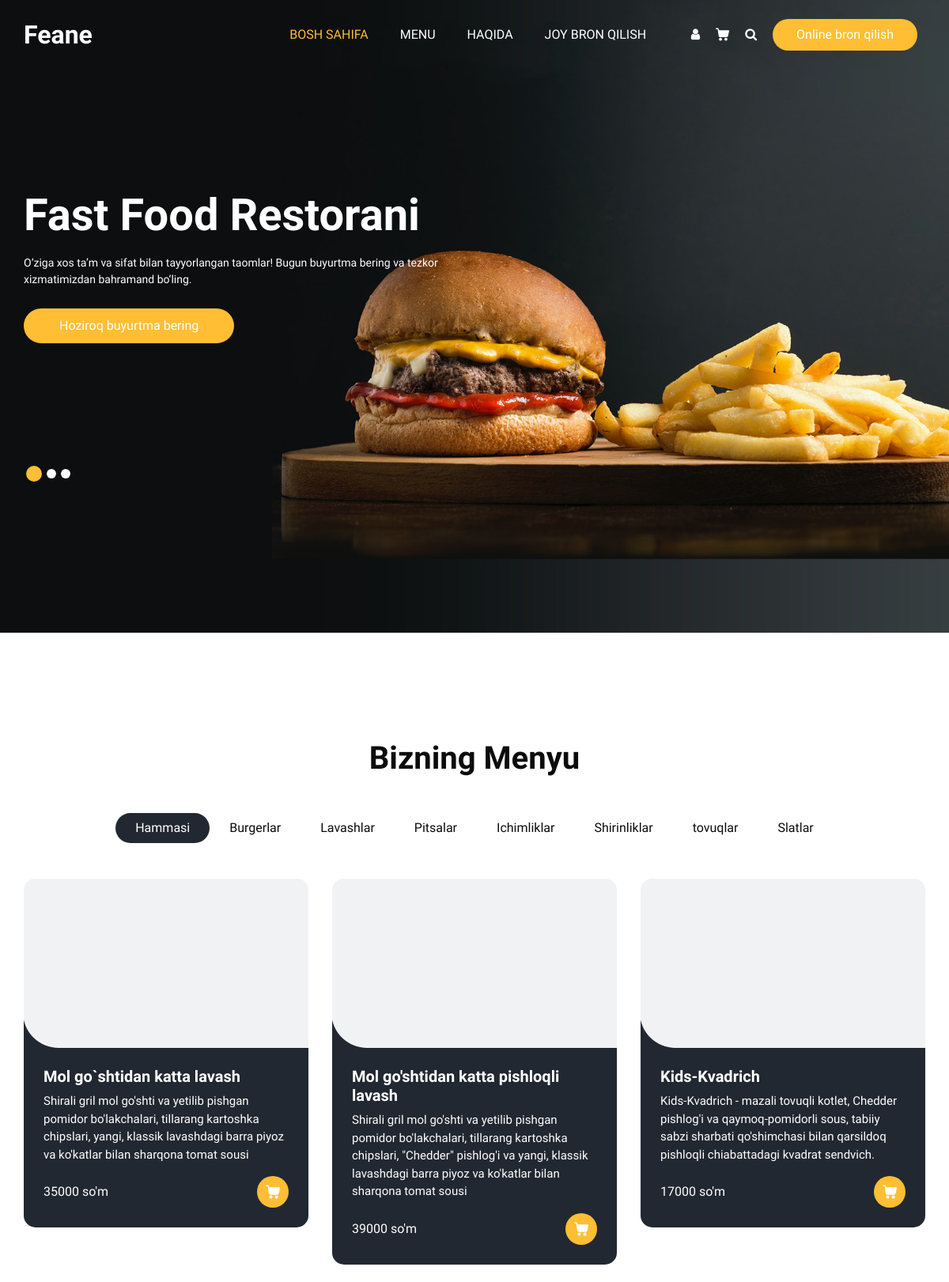
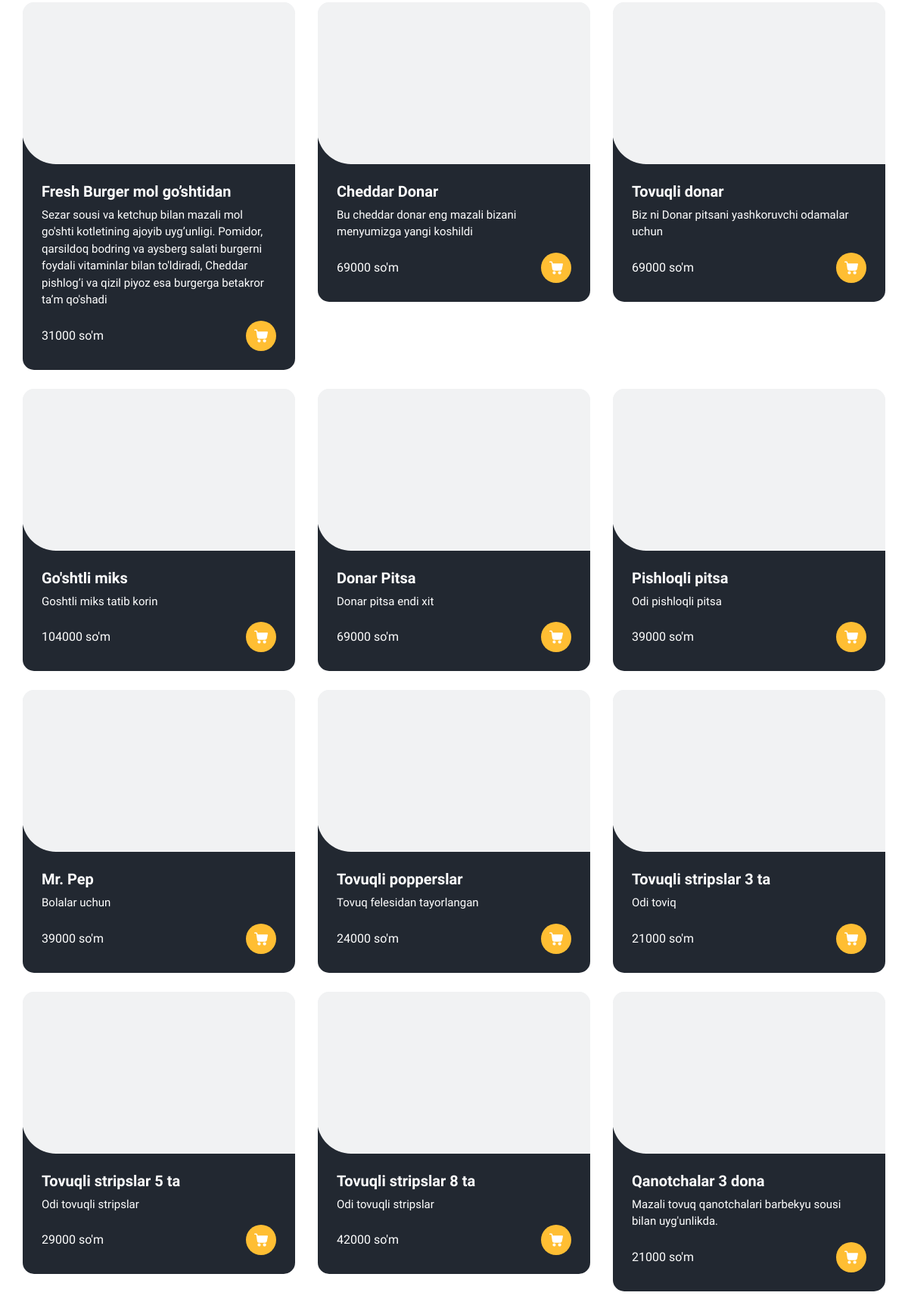
The page / (upper part) on the database its author committed (2 pictures, top to bottom).
### apps/models.py (models this page shows, shortened)
class Category(models.Model):
    nomi = models.CharField(max_length=100)

class Product(models.Model):
    nomi = models.CharField(max_length=100)
    narxi = models.IntegerField()
    kategoriya = models.ForeignKey(Category, on_delete=models.CASCADE)
    rasmi = models.URLField()
    malumot = models.TextField()

### apps/views.py (the view)
# urls.py: path('', home_page, name='bosh_sahifa')
def home_page(request):
    kategoriyalar = Category.objects.all()
    productlar = Product.objects.all()
    if request.method == "POST":
        ism = request.POST["ism"]
        telefon = request.POST["telefon"]
        soni = request.POST["soni"]
        sana = request.POST["sana"]
        BookTable.objects.create(ism=ism, telefon=telefon, soni=soni, sana=sana)
    context = {
        'categories': kategoriyalar,
        'products': productlar
    }
    return render(request, template_name='index.html', context=context)

### templates/index.html (shortened to what this page needs)
{% load static %}
<!DOCTYPE html>
<html>
<head>
  <link rel="stylesheet" type="text/css" href="{% static 'css/bootstrap.css' %}" />
  <link rel="stylesheet" type="text/css" href="https://cdnjs.cloudflare.com/ajax/libs/OwlCarousel2/2.3.4/assets/owl.carousel.min.css" />
  <link rel="stylesheet" href="https://cdnjs.cloudflare.com/ajax/libs/jquery-nice-select/1.1.0/css/nice-select.min.css" />
  <link href="{% static 'css/font-awesome.min.css' %}" rel="stylesheet" />
  <link href="{% static 'css/style.css' %}" rel="stylesheet" />
  <link href="{% static 'css/responsive.css' %}" rel="stylesheet" />
</head>
<body>
  <div class="hero_area">
    <div class="bg-box">
      <img src="{% static 'images/hero-bg.jpg' %}" alt="">
    </div>
    <header class="header_section">
      <div class="container">
        <nav class="navbar navbar-expand-lg custom_nav-container ">
          <a class="navbar-brand" href="index.html">
            <span>
              Feane
            </span>
          </a>
          <div class="collapse navbar-collapse" id="navbarSupportedContent">
            <ul class="navbar-nav  mx-auto ">
              <li class="nav-item active">
                <a class="nav-link" href="index.html">Bosh sahifa <span class="sr-only">(current)</span></a>
              </li>
              <li class="nav-item">
                <a class="nav-link" href="#food_section">Menu</a>
              </li>
              <li class="nav-item">
                <a class="nav-link" href="#about_section">Haqida</a>
              </li>
              <li class="nav-item">
                <a class="nav-link" href="#book_section">Joy bron qilish</a>
              </li>
            </ul>
            <div class="user_option">
              <a href="" class="user_link">
                <i class="fa fa-user" aria-hidden="true"></i>
              </a>
              <a class="cart_link" href="#">
              </a>
              <form class="form-inline">
                <button class="btn  my-2 my-sm-0 nav_search-btn" type="submit">
                  <i class="fa fa-search" aria-hidden="true"></i>
                </button>
              </form>
              <a href="" class="order_online">
                Online bron qilish
              </a>
            </div>
          </div>
        </nav>
      </div>
    </header>
    <section class="slider_section ">
      <div id="customCarousel1" class="carousel slide" data-ride="carousel">
        <div class="carousel-inner">
          <div class="carousel-item active">
            <div class="container ">
              <div class="row">
                <div class="col-md-7 col-lg-6 ">
                  <div class="detail-box">
                    <h1>
                      Fast Food Restorani
                    </h1>
                    <p>
                      O‘ziga xos ta’m va sifat bilan tayyorlangan taomlar! Bugun buyurtma bering va tezkor xizmatimizdan bahramand bo‘ling.
                    </p>
                    <div class="btn-box">
                      <a href="" class="btn1">
                        Hoziroq buyurtma bering
                      </a>
                    </div>
                  </div>
                </div>
              </div>
            </div>
          </div>
        </div>
        <div class="container">
          <ol class="carousel-indicators">
            <li data-target="#customCarousel1" data-slide-to="0" class="active"></li>
            <li data-target="#customCarousel1" data-slide-to="1"></li>
            <li data-target="#customCarousel1" data-slide-to="2"></li>
          </ol>
        </div>
      </div>
    </section>
  </div>
  <section class="offer_section layout_padding-bottom" id="food_section" >
  </section>
  <section class="food_section layout_padding-bottom">
    <div class="container">
      <div class="heading_container heading_center">
        <h2>
          Bizning Menyu
        </h2>
      </div>
      <ul class="filters_menu">
        <li class="active" data-filter="*">Hammasi</li>
        {% for c in categories %}
        <li data-filter=".{{ c.nomi }}">{{ c.nomi }}</li>
        {% endfor %}
      </ul>
      <div class="filters-content">
        <div class="row grid">
          {% for product in products %}
          <div class="col-sm-6 col-lg-4 all {{ product.kategoriya.nomi }}">
            <div class="box">
              <div>
                <div class="img-box">
                </div>
                <div class="detail-box">
                  <h5>
                    {{ product.nomi }}
                  </h5>
                  <p>
                    {{ product.malumot }}
                  </p>
                  <div class="options">
                    <h6>
                      {{ product.narxi }} so'm
                    </h6>
                    <a href="">
                    </a>
                  </div>
                </div>
              </div>
            </div>
          </div>
          {% endfor %}
        </div>
      </div>
    </div>
  </section>
</body>
</html>

### static/css/responsive.css (style rules this page uses)
@media (min-width: 1200px) { .container { max-width: 1170px; } }

### rows shown on the page
Category: nomi "Burgerlar"
Category: nomi "Lavashlar"
Category: nomi "Pitsalar"
Category: nomi "Ichimliklar"
Category: nomi "Shirinliklar"
Category: nomi "tovuqlar"
Category: nomi "Slatlar"
Product: nomi "Mol go`shtidan katta lavash", malumot "Shirali gril mol go'shti va yetilib pishgan pomidor bo'lakchalari, tillarang kartoshka chipslari, yangi, klassik lavashdagi barra piyoz va ko'katlar bilan sharqona tomat sousi", narxi "35000"
Product: nomi "Mol go'shtidan katta pishloqli lavash", malumot "Shirali gril mol go'shti va yetilib pishgan pomidor bo'lakchalari, tillarang kartoshka chipslari, \"Chedder\" pishlog'i va yangi, klassik lavashdagi barra piyoz va ko'katlar bilan sharqona tomat sousi", narxi "39000"
Product: nomi "Kids-Kvadrich", malumot "Kids-Kvadrich - mazali tovuqli kotlet, Chedder pishlog'i va qaymoq-pomidorli sous, tabiiy sabzi sharbati qo'shimchasi bilan qarsildoq pishloqli chiabattadagi kvadrat sendvich.", narxi "17000"
Product: nomi "Fresh Burger mol go’shtidan", malumot "Sezar sousi va ketchup bilan mazali mol go'shti kotletining ajoyib uyg’unligi. Pomidor, qarsildoq bodring va aysberg salati burgerni foydali vitaminlar bilan to'ldiradi, Cheddar pishlog’i va qizil piyoz esa burgerga betakror ta’m qo'shadi", narxi "31000"
Product: nomi "Cheddar Donar", malumot "Bu cheddar donar eng mazali bizani menyumizga yangi koshildi", narxi "69000"
Product: nomi "Tovuqli donar", malumot "Biz ni Donar pitsani yashkoruvchi odamalar uchun", narxi "69000"
Product: nomi "Go'shtli miks", malumot "Goshtli miks tatib korin", narxi "104000"
Product: nomi "Donar Pitsa", malumot "Donar pitsa endi xit", narxi "69000"
Product: nomi "Pishloqli pitsa", malumot "Odi pishloqli pitsa", narxi "39000"
Product: nomi "Mr. Pep", malumot "Bolalar uchun", narxi "39000"
Product: nomi "Tovuqli popperslar", malumot "Tovuq felesidan tayorlangan", narxi "24000"
Product: nomi "Tovuqli stripslar 3 ta", malumot "Odi toviq", narxi "21000"
Product: nomi "Tovuqli stripslar 5 ta", malumot "Odi tovuqli stripslar", narxi "29000"
Product: nomi "Tovuqli stripslar 8 ta", malumot "Odi tovuqli stripslar", narxi "42000"
Product: nomi "Qanotchalar 3 dona", malumot "Mazali tovuq qanotchalari barbekyu sousi bilan uyg'unlikda.", narxi "21000"
